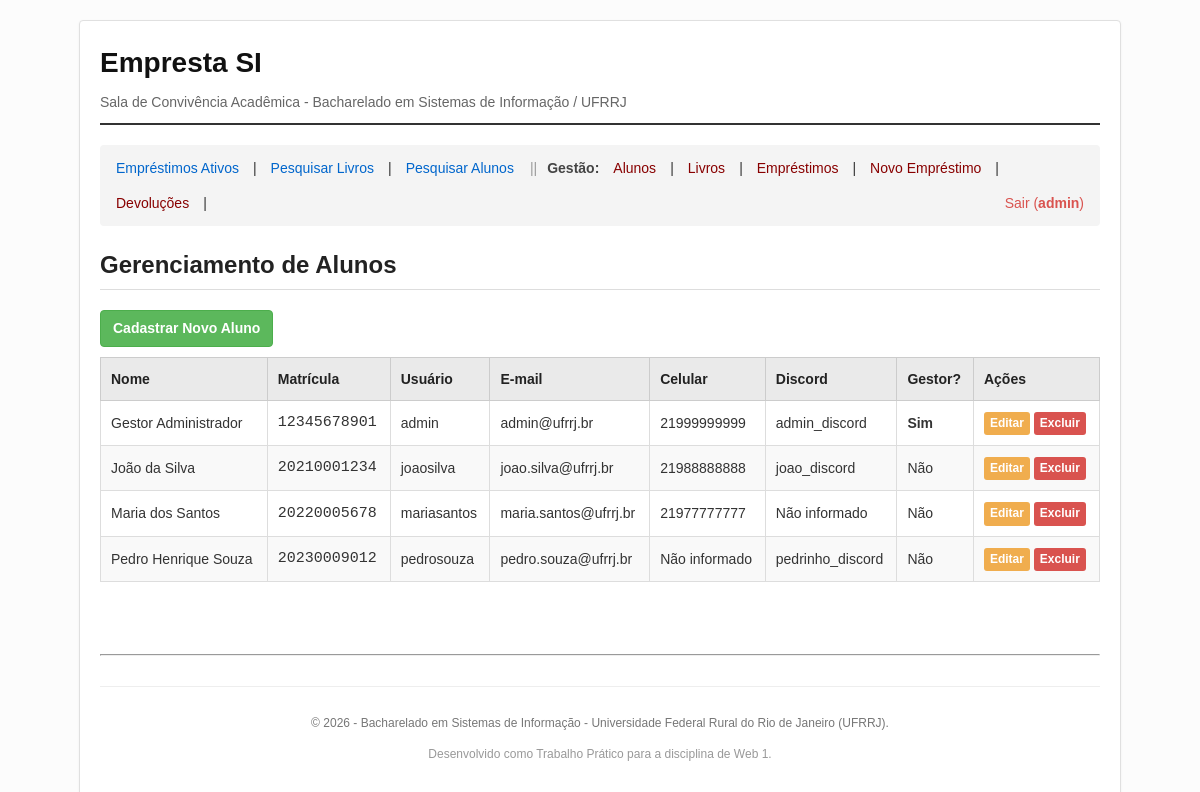
Screenshot of /public/aluno.php (signed in) with the database file from the repository.
### tables this page shows
CREATE TABLE IF NOT EXISTS `Aluno` (
    `id` INT AUTO_INCREMENT PRIMARY KEY,
    `nome` VARCHAR(255) NOT NULL,
    `usuario` VARCHAR(50) UNIQUE NOT NULL,
    `senha` VARCHAR(255) DEFAULT NULL,  
    `matricula` CHAR(11) UNIQUE NOT NULL,
    `usuario_discord` VARCHAR(100) DEFAULT NULL,
    `email` VARCHAR(100) UNIQUE NOT NULL,
    `celular` VARCHAR(20) DEFAULT NULL,
    `gestor` TINYINT DEFAULT 0  
);

### controllers/AlunoController.php (called while the page is built, shortened)
<?php
class AlunoController {
    private $alunoModel;
    public function __construct() {
        $this->alunoModel = new Aluno();
    }
    public function listar() {
        $alunos = $this->alunoModel->listarTodos();
        require_once __DIR__ . '/../views/aluno/listar.php';
    }
}

### config/config.php (called while the page is built, shortened)
<?php
spl_autoload_register(function ($className) {
    $directories = [
        __DIR__ . '/../models/',
        __DIR__ . '/../controllers/',
        __DIR__ . '/'
    ];
    foreach ($directories as $directory) {
        $file = $directory . $className . '.php';
        if (file_exists($file)) {
            return;
        }
    }
});

### config/Database.php (called while the page is built, shortened)
<?php
class Database {
    private static $conexao = null;
    public static function getConnection() {
        if (self::$conexao === null) {
            try {
                $dsn = "mysql:host=" . DB_HOST . ";port=" . DB_PORT . ";dbname=" . DB_NAME . ";charset=" . DB_CHARSET;
                $options = [
                    PDO::ATTR_ERRMODE            => PDO::ERRMODE_EXCEPTION,
                    PDO::ATTR_DEFAULT_FETCH_MODE => PDO::FETCH_ASSOC,
                    PDO::ATTR_EMULATE_PREPARES   => false,
                ];
                self::$conexao = new PDO($dsn, DB_USER, DB_PASS, $options);
            } catch (PDOException $e) {
                die("Falha na conexão com o banco de dados: " . $e->getMessage());
            }
        }
        return self::$conexao;
    }
}

### models/Aluno.php (called while the page is built, shortened)
<?php
class Aluno {
    private $db;
    public function __construct() {
        $this->db = Database::getConnection();
    }
    public function listarTodos() {
        $sql = "SELECT * FROM Aluno ORDER BY nome ASC";
        $stmt = $this->db->prepare($sql);
        $stmt->execute();
        return $stmt->fetchAll();
    }
}

### views/aluno/listar.php (the view, shortened to what this page needs)
<?php
require_once __DIR__ . '/../layout/header.php';
require_once __DIR__ . '/../layout/nav.php';
?>
<div class="content-box">
    <div class="box-header">
        <h2>Gerenciamento de Alunos</h2>
        <a href="aluno.php?acao=criar" class="btn btn-add">Cadastrar Novo Aluno</a>
    </div>
    <div class="table-responsive">
        <table class="basic-table">
            <thead>
                <tr>
                    <th>Nome</th>
                    <th>Matrícula</th>
                    <th>Usuário</th>
                    <th>E-mail</th>
                    <th>Celular</th>
                    <th>Discord</th>
                    <th>Gestor?</th>
                    <th>Ações</th>
                </tr>
            </thead>
            <tbody>
                <?php if (empty($alunos)): ?>
                    <tr>
                        <td colspan="8" class="text-center">Nenhum aluno cadastrado no sistema.</td>
                    </tr>
                <?php else: ?>
                    <?php foreach ($alunos as $aluno): ?>
                        <tr>
                            <td><?php echo htmlspecialchars($aluno['nome']); ?></td>
                            <td class="font-mono"><?php echo htmlspecialchars($aluno['matricula']); ?></td>
                            <td><?php echo htmlspecialchars($aluno['usuario']); ?></td>
                            <td><?php echo htmlspecialchars($aluno['email']); ?></td>
                            <td><?php echo htmlspecialchars($aluno['celular'] ?? 'Não informado'); ?></td>
                            <td><?php echo htmlspecialchars($aluno['usuario_discord'] ?? 'Não informado'); ?></td>
                            <td><?php echo $aluno['gestor'] == 1 ? '<strong>Sim</strong>' : 'Não'; ?></td>
                            <td class="table-actions">
                                <a href="aluno.php?acao=editar&id=<?php echo $aluno['id']; ?>" class="btn-action edit">Editar</a>
                                <a href="aluno.php?acao=excluir&id=<?php echo $aluno['id']; ?>" class="btn-action delete" onclick="return confirm('Deseja realmente excluir este aluno?');">Excluir</a>
                            </td>
                        </tr>
                    <?php endforeach; ?>
                <?php endif; ?>
            </tbody>
        </table>
    </div>
</div>
<?php
require_once __DIR__ . '/../layout/footer.php';
?>

### public/assets/css/style.css (style rules this page uses)
body { font-family: Arial, Helvetica, sans-serif; line-height: 1.6; color: #333; background-color: #fcfcfc; margin: 0; padding: 0; }
h2 { color: #222; border-bottom: 1px solid #ddd; padding-bottom: 5px; margin-top: 0; }
.table-responsive { overflow-x: auto; margin-bottom: 20px; }
.basic-table { width: 100%; border-collapse: collapse; margin-top: 10px; font-size: 14px; text-align: left; }
.basic-table th { background-color: #eaeaea; color: #222; padding: 10px; border: 1px solid #cccccc; font-weight: bold; }
.basic-table td { padding: 10px; border: 1px solid #dddddd; }
.basic-table tr:nth-child(even) { background-color: #f9f9f9; }
.font-mono { font-family: monospace; font-size: 15px; }
.btn { display: inline-block; padding: 8px 16px; font-size: 14px; font-weight: bold; text-align: center; text-decoration: none; border-radius: 4px; border: 1px solid transparent; cursor: pointer; }
.btn-add { background-color: #5cb85c; color: #ffffff; border-color: #4cae4c; padding: 6px 12px; }
.btn-action { display: inline-block; padding: 2px 6px; font-size: 12px; text-decoration: none; border-radius: 3px; font-weight: bold; }
.btn-action.edit { background-color: #f0ad4e; color: #fff; }
.btn-action.delete { background-color: #d9534f; color: #fff; }

### rows the page displays
aluno: nome "Gestor Administrador", matricula "12345678901", usuario "admin", email "admin@ufrrj.br", celular "21999999999", usuario_discord "admin_discord", gestor "Sim"
aluno: nome "João da Silva", matricula "20210001234", usuario "joaosilva", email "joao.silva@ufrrj.br", celular "21988888888", usuario_discord "joao_discord", gestor "Não"
aluno: nome "Maria dos Santos", matricula "20220005678", usuario "mariasantos", email "maria.santos@ufrrj.br", celular "21977777777", usuario_discord "Não informado", gestor "Não"
aluno: nome "Pedro Henrique Souza", matricula "20230009012", usuario "pedrosouza", email "pedro.souza@ufrrj.br", celular "Não informado", usuario_discord "pedrinho_discord", gestor "Não"

### other values shown
$_SESSION['gestor_usuario'] "admin"
